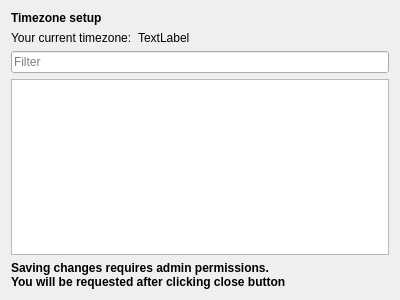
<?xml version="1.0" encoding="UTF-8"?>
<ui version="4.0">
 <class>Timezone</class>
 <widget class="QWidget" name="Timezone">
  <property name="geometry">
   <rect>
    <x>0</x>
    <y>0</y>
    <width>400</width>
    <height>300</height>
   </rect>
  </property>
  <property name="windowTitle">
   <string>Form</string>
  </property>
  <layout class="QVBoxLayout" name="verticalLayout">
   <item>
    <widget class="QLabel" name="label_3">
     <property name="font">
      <font>
       <weight>75</weight>
       <bold>true</bold>
      </font>
     </property>
     <property name="text">
      <string>Timezone setup</string>
     </property>
    </widget>
   </item>
   <item>
    <layout class="QFormLayout" name="formLayout">
     <item row="0" column="0">
      <widget class="QLabel" name="label_2">
       <property name="text">
        <string>Your current timezone:</string>
       </property>
      </widget>
     </item>
     <item row="0" column="1">
      <widget class="QLabel" name="label_timezone">
       <property name="text">
        <string>TextLabel</string>
       </property>
      </widget>
     </item>
    </layout>
   </item>
   <item>
    <widget class="QLineEdit" name="edit_filter">
     <property name="placeholderText">
      <string>Filter</string>
     </property>
     <property name="clearButtonEnabled">
      <bool>true</bool>
     </property>
    </widget>
   </item>
   <item>
    <widget class="QListWidget" name="list_zones"/>
   </item>
   <item>
    <widget class="QLabel" name="label">
     <property name="font">
      <font>
       <weight>75</weight>
       <bold>true</bold>
      </font>
     </property>
     <property name="text">
      <string>&lt;html&gt;&lt;head/&gt;&lt;body&gt;&lt;p&gt;Saving changes requires admin permissions.&lt;br&gt;You will be requested after clicking close button&lt;/p&gt;&lt;/body&gt;&lt;/html&gt;</string>
     </property>
     <property name="wordWrap">
      <bool>true</bool>
     </property>
    </widget>
   </item>
  </layout>
 </widget>
 <resources/>
 <connections/>
</ui>
